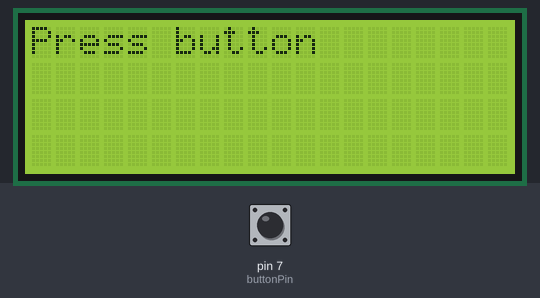
A sketch run on a simulated Arduino Uno, built with avr-gcc and run on an emulated ATmega328P. Parts: 20×4 character LCD. The test bench sets the inputs (shaded band); at power-on: pin 7 (buttonPin) HIGH. Random numbers use the default seed unless the sketch sets one.

Above: at 1.2 s.
1.3 s: pin 7 (buttonPin) pulled LOW for 1 s
At 2.7 s:
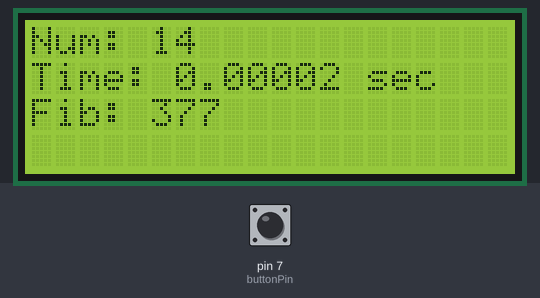
3.8 s: pin 7 (buttonPin) pulled LOW for 0.15 s
At 4.7 s:
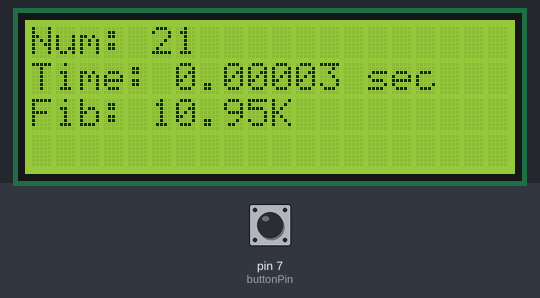
5.4 s: pin 7 (buttonPin) pulled LOW for 0.15 s
At 6.3 s:
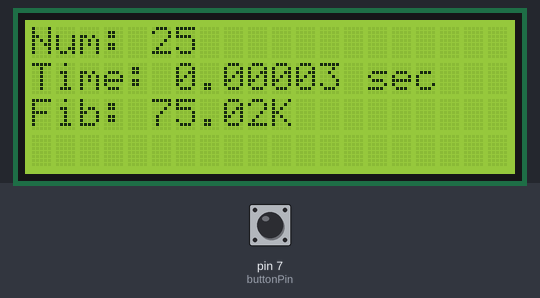
7.0 s: pin 7 (buttonPin) pulled LOW for 1 s
At 9.0 s:
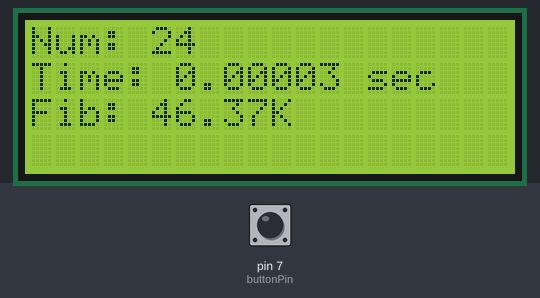
9.5 s: pin 7 (buttonPin) driven LOW
At 9.75 s:
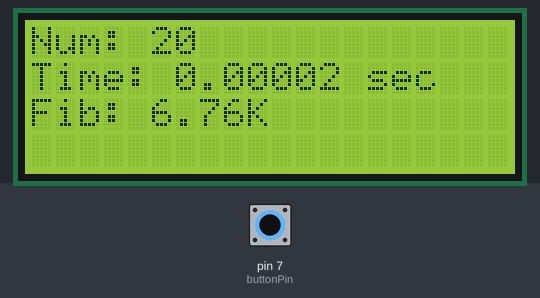
12.5 s: pin 7 (buttonPin) driven HIGH
At 13.6 s:
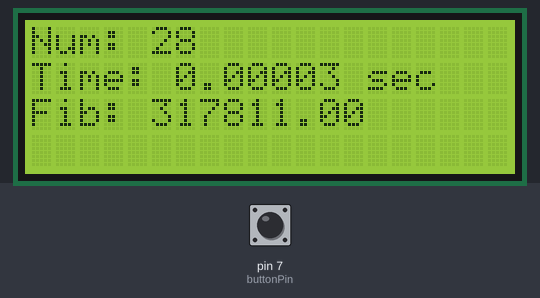
Timing chart, 0 to 15.0 s (numbered marks = the images above; inputs shaded):
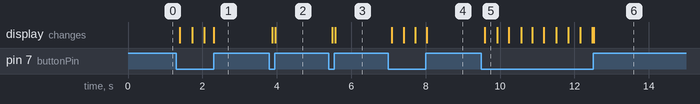

Measured:
- after the input at 1.3 s, the display: first changes after 0.09 s (image 1 shows a later state)
- after the input at 3.8 s, the display: first changes after 0.08 s (image 2 shows a later state)
- after the input at 5.4 s, the display: first changes after 0.09 s (image 3 shows a later state)
- after the input at 7.0 s, the display: first changes after 0.09 s (image 4 shows a later state)
- after the input at 9.5 s, the display: changes after 0.09 s (image 5)

The sketch:

sketch.ino
```cpp
#include <Wire.h>
#include <LiquidCrystal_I2C.h>

// Инициализация LCD: адрес I²C, 20 столбцов, 4 строки
LiquidCrystal_I2C lcd(0x27, 20, 4); // Попробуйте 0x3F, если не работает

const int buttonPin = 7;
int lastButtonState = HIGH;
unsigned long lastDebounceTime = 0;
unsigned long debounceDelay = 50;

// Итеративная функция для вычисления числа Фибоначчи (быстрая)
unsigned long fibonacci(int n) {
  if (n <= 1) return n;
  unsigned long a = 0, b = 1, c;
  for (int i = 2; i <= n; i++) {
    c = a + b;
    a = b;
    b = c;
  }
  return b;
}

void setup() {
  lcd.init();          // Инициализация дисплея
  lcd.backlight();     // Включение подсветки
  pinMode(buttonPin, INPUT_PULLUP);
  randomSeed(analogRead(0));

  // Приветственное сообщение
  lcd.setCursor(0, 0);
  lcd.print("Press button");
}

void loop() {
  int reading = digitalRead(buttonPin);

  // Улучшенная обработка дребезга контактов
  if (reading != lastButtonState) {
    lastDebounceTime = millis();
  }

  if ((millis() - lastDebounceTime) > debounceDelay) {
    if (reading == LOW) {
      // Генерация случайного числа от 5 до 30
      int randomNumber = random(5, 31);

      // Очищаем дисплей и выводим исходное число на первую строку
      lcd.clear();
      lcd.setCursor(0, 0);
      lcd.print("Num: ");
      lcd.print(randomNumber);

      // Замер времени вычисления Фибоначчи
      unsigned long startTime = micros();
      unsigned long fibResult = fibonacci(randomNumber);
      unsigned long endTime = micros();

      // Расчёт времени в секундах (с точностью до 5 знаков)
      float durationSec = (float)(endTime - startTime) / 1000000.0;

      // Вывод времени на вторую строку
      lcd.setCursor(0, 1);
      lcd.print("Time: ");
      if (durationSec < 0.00001) {
        lcd.print("0.00000 sec");
      } else {
        lcd.print(durationSec, 5);
        lcd.print(" sec");
      }

      // Вывод числа Фибоначчи на третью строку
      lcd.setCursor(0, 2);
      lcd.print("Fib: ");

      char buffer[12];
      if (fibResult > 99999) {
        // Для больших чисел используем научную нотацию (например, 7.50e+04)
        dtostrf((float)fibResult, 8, 2, buffer);
        lcd.print(buffer);
      } else if (fibResult > 999) {
        // Для средних чисел — сокращаем до 4 цифр + "K" (например, 6.77K)
        float kValue = (float)fibResult / 1000.0;
        lcd.print(kValue, 2);  // 2 знака после запятой
        lcd.print("K");
      } else {
        // Нормальное число — выводим полностью
        sprintf(buffer, "%lu", fibResult);
        lcd.print(buffer);
      }
    }
  }
  lastButtonState = reading;
}
```
